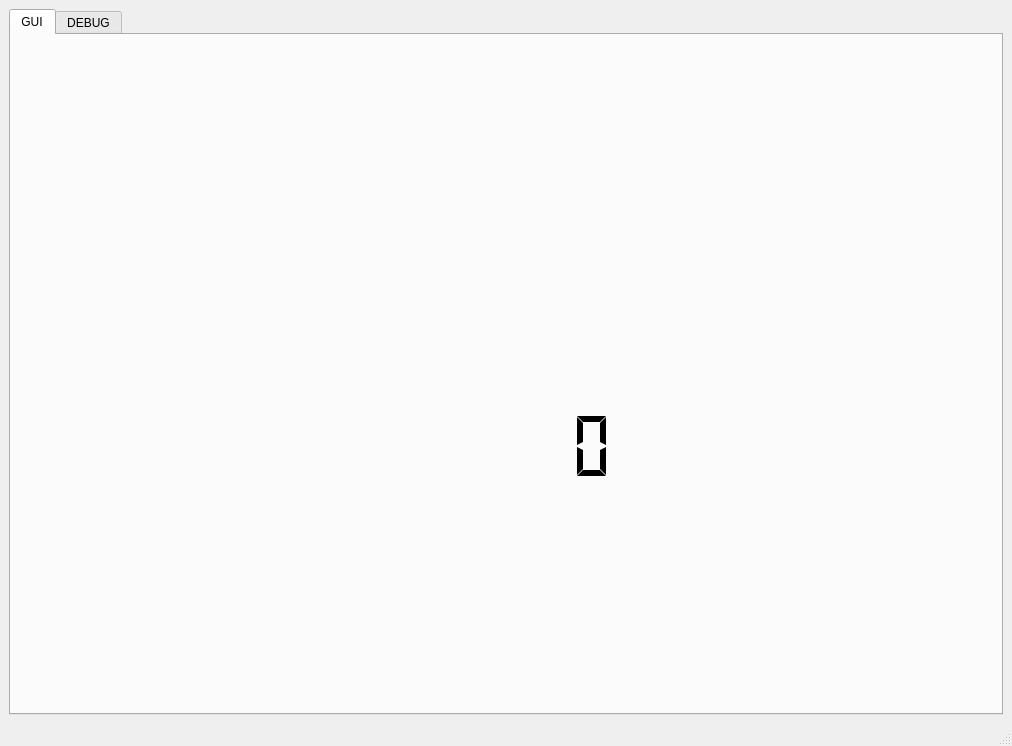
<?xml version="1.0" encoding="UTF-8"?>
<ui version="4.0">
 <class>MainWindow</class>
 <widget class="QMainWindow" name="MainWindow">
  <property name="geometry">
   <rect>
    <x>0</x>
    <y>0</y>
    <width>1012</width>
    <height>746</height>
   </rect>
  </property>
  <property name="sizePolicy">
   <sizepolicy hsizetype="Preferred" vsizetype="Preferred">
    <horstretch>0</horstretch>
    <verstretch>0</verstretch>
   </sizepolicy>
  </property>
  <property name="windowTitle">
   <string>MainWindow</string>
  </property>
  <property name="toolButtonStyle">
   <enum>Qt::ToolButtonIconOnly</enum>
  </property>
  <property name="dockOptions">
   <set>QMainWindow::AllowTabbedDocks|QMainWindow::AnimatedDocks</set>
  </property>
  <widget class="QWidget" name="centralwidget">
   <property name="sizePolicy">
    <sizepolicy hsizetype="Expanding" vsizetype="Expanding">
     <horstretch>0</horstretch>
     <verstretch>0</verstretch>
    </sizepolicy>
   </property>
   <layout class="QGridLayout" name="gridLayout_4" rowstretch="0" columnstretch="0">
    <item row="0" column="0">
     <widget class="QTabWidget" name="tabWidget">
      <property name="currentIndex">
       <number>0</number>
      </property>
      <widget class="QWidget" name="gui_tab">
       <attribute name="title">
        <string>GUI</string>
       </attribute>
       <layout class="QGridLayout" name="gridLayout_5">
        <item row="0" column="0">
         <widget class="QStackedWidget" name="stackedWidget">
          <property name="styleSheet">
           <string notr="true"/>
          </property>
          <property name="currentIndex">
           <number>6</number>
          </property>
          <widget class="QWidget" name="page">
           <property name="autoFillBackground">
            <bool>false</bool>
           </property>
           <property name="styleSheet">
            <string notr="true">QWidget#page{border-image: url(:/layer/source/1.jpg);}</string>
           </property>
          </widget>
          <widget class="QWidget" name="page_2">
           <property name="styleSheet">
            <string notr="true">QWidget#page_2{border-image: url(:/layer/source/2.jpg);}</string>
           </property>
           <layout class="QGridLayout" name="gridLayout_8" rowstretch="3,3,32" columnstretch="17,12,76,12,11">
            <property name="leftMargin">
             <number>0</number>
            </property>
            <property name="topMargin">
             <number>0</number>
            </property>
            <property name="rightMargin">
             <number>0</number>
            </property>
            <property name="bottomMargin">
             <number>0</number>
            </property>
            <property name="spacing">
             <number>0</number>
            </property>
            <item row="0" column="1">
             <spacer name="verticalSpacer_5">
              <property name="orientation">
               <enum>Qt::Vertical</enum>
              </property>
              <property name="sizeHint" stdset="0">
               <size>
                <width>20</width>
                <height>48</height>
               </size>
              </property>
             </spacer>
            </item>
            <item row="0" column="3">
             <spacer name="verticalSpacer_7">
              <property name="orientation">
               <enum>Qt::Vertical</enum>
              </property>
              <property name="sizeHint" stdset="0">
               <size>
                <width>20</width>
                <height>48</height>
               </size>
              </property>
             </spacer>
            </item>
            <item row="1" column="0">
             <spacer name="horizontalSpacer_5">
              <property name="orientation">
               <enum>Qt::Horizontal</enum>
              </property>
              <property name="sizeHint" stdset="0">
               <size>
                <width>104</width>
                <height>20</height>
               </size>
              </property>
             </spacer>
            </item>
            <item row="1" column="1">
             <widget class="QLCDNumber" name="lcdNumber_1">
              <property name="sizePolicy">
               <sizepolicy hsizetype="Expanding" vsizetype="Expanding">
                <horstretch>0</horstretch>
                <verstretch>0</verstretch>
               </sizepolicy>
              </property>
              <property name="frameShape">
               <enum>QFrame::NoFrame</enum>
              </property>
              <property name="segmentStyle">
               <enum>QLCDNumber::Flat</enum>
              </property>
             </widget>
            </item>
            <item row="1" column="2">
             <spacer name="horizontalSpacer_6">
              <property name="orientation">
               <enum>Qt::Horizontal</enum>
              </property>
              <property name="sizeHint" stdset="0">
               <size>
                <width>476</width>
                <height>20</height>
               </size>
              </property>
             </spacer>
            </item>
            <item row="1" column="3">
             <widget class="QLCDNumber" name="lcdNumber_2">
              <property name="sizePolicy">
               <sizepolicy hsizetype="Preferred" vsizetype="Preferred">
                <horstretch>0</horstretch>
                <verstretch>0</verstretch>
               </sizepolicy>
              </property>
              <property name="frameShape">
               <enum>QFrame::NoFrame</enum>
              </property>
              <property name="segmentStyle">
               <enum>QLCDNumber::Flat</enum>
              </property>
             </widget>
            </item>
            <item row="1" column="4">
             <spacer name="horizontalSpacer_7">
              <property name="orientation">
               <enum>Qt::Horizontal</enum>
              </property>
              <property name="sizeHint" stdset="0">
               <size>
                <width>66</width>
                <height>20</height>
               </size>
              </property>
             </spacer>
            </item>
            <item row="2" column="1">
             <spacer name="verticalSpacer_6">
              <property name="orientation">
               <enum>Qt::Vertical</enum>
              </property>
              <property name="sizeHint" stdset="0">
               <size>
                <width>20</width>
                <height>541</height>
               </size>
              </property>
             </spacer>
            </item>
            <item row="2" column="3">
             <spacer name="verticalSpacer_8">
              <property name="orientation">
               <enum>Qt::Vertical</enum>
              </property>
              <property name="sizeHint" stdset="0">
               <size>
                <width>20</width>
                <height>541</height>
               </size>
              </property>
             </spacer>
            </item>
           </layout>
          </widget>
          <widget class="QWidget" name="page_3">
           <property name="styleSheet">
            <string notr="true">QWidget#page_3{border-image: url(:/layer/source/3.jpg);}</string>
           </property>
          </widget>
          <widget class="QWidget" name="page_4">
           <property name="styleSheet">
            <string notr="true">QWidget#page_4{border-image: url(:/layer/source/4.jpg);}</string>
           </property>
          </widget>
          <widget class="QWidget" name="page_5">
           <property name="styleSheet">
            <string notr="true">QWidget#page_5{border-image: url(:/layer/source/5.jpg);}</string>
           </property>
           <layout class="QGridLayout" name="gridLayout_6" rowstretch="16,3,8" columnstretch="32,10,40">
            <property name="leftMargin">
             <number>0</number>
            </property>
            <property name="topMargin">
             <number>0</number>
            </property>
            <property name="rightMargin">
             <number>0</number>
            </property>
            <property name="bottomMargin">
             <number>0</number>
            </property>
            <property name="spacing">
             <number>0</number>
            </property>
            <item row="0" column="1">
             <spacer name="verticalSpacer">
              <property name="orientation">
               <enum>Qt::Vertical</enum>
              </property>
              <property name="sizeHint" stdset="0">
               <size>
                <width>20</width>
                <height>315</height>
               </size>
              </property>
             </spacer>
            </item>
            <item row="1" column="0">
             <spacer name="horizontalSpacer">
              <property name="orientation">
               <enum>Qt::Horizontal</enum>
              </property>
              <property name="sizeHint" stdset="0">
               <size>
                <width>265</width>
                <height>20</height>
               </size>
              </property>
             </spacer>
            </item>
            <item row="1" column="2">
             <spacer name="horizontalSpacer_2">
              <property name="orientation">
               <enum>Qt::Horizontal</enum>
              </property>
              <property name="sizeHint" stdset="0">
               <size>
                <width>332</width>
                <height>20</height>
               </size>
              </property>
             </spacer>
            </item>
            <item row="2" column="1">
             <spacer name="verticalSpacer_2">
              <property name="orientation">
               <enum>Qt::Vertical</enum>
              </property>
              <property name="sizeHint" stdset="0">
               <size>
                <width>20</width>
                <height>156</height>
               </size>
              </property>
             </spacer>
            </item>
            <item row="1" column="1">
             <widget class="QLCDNumber" name="lcdNumber_3">
              <property name="sizePolicy">
               <sizepolicy hsizetype="Preferred" vsizetype="Preferred">
                <horstretch>0</horstretch>
                <verstretch>0</verstretch>
               </sizepolicy>
              </property>
              <property name="frameShape">
               <enum>QFrame::NoFrame</enum>
              </property>
              <property name="segmentStyle">
               <enum>QLCDNumber::Flat</enum>
              </property>
             </widget>
            </item>
           </layout>
          </widget>
          <widget class="QWidget" name="page_6">
           <property name="styleSheet">
            <string notr="true">QWidget#page_6{border-image: url(:/layer/source/6.jpg);}</string>
           </property>
          </widget>
          <widget class="QWidget" name="page_7">
           <property name="styleSheet">
            <string notr="true">QWidget#page_7{border-image: url(:/layer/source/7.jpg);}</string>
           </property>
           <layout class="QGridLayout" name="gridLayout_7" rowstretch="13,3,8" columnstretch="41,20,39">
            <property name="rightMargin">
             <number>0</number>
            </property>
            <property name="bottomMargin">
             <number>0</number>
            </property>
            <property name="spacing">
             <number>0</number>
            </property>
            <item row="0" column="1">
             <spacer name="verticalSpacer_3">
              <property name="orientation">
               <enum>Qt::Vertical</enum>
              </property>
              <property name="sizeHint" stdset="0">
               <size>
                <width>20</width>
                <height>349</height>
               </size>
              </property>
             </spacer>
            </item>
            <item row="1" column="0">
             <spacer name="horizontalSpacer_3">
              <property name="orientation">
               <enum>Qt::Horizontal</enum>
              </property>
              <property name="sizeHint" stdset="0">
               <size>
                <width>392</width>
                <height>20</height>
               </size>
              </property>
             </spacer>
            </item>
            <item row="1" column="1">
             <widget class="QLCDNumber" name="lcdNumber_4">
              <property name="frameShape">
               <enum>QFrame::NoFrame</enum>
              </property>
              <property name="segmentStyle">
               <enum>QLCDNumber::Flat</enum>
              </property>
             </widget>
            </item>
            <item row="1" column="2">
             <spacer name="horizontalSpacer_4">
              <property name="orientation">
               <enum>Qt::Horizontal</enum>
              </property>
              <property name="sizeHint" stdset="0">
               <size>
                <width>373</width>
                <height>20</height>
               </size>
              </property>
             </spacer>
            </item>
            <item row="2" column="1">
             <spacer name="verticalSpacer_4">
              <property name="orientation">
               <enum>Qt::Vertical</enum>
              </property>
              <property name="sizeHint" stdset="0">
               <size>
                <width>20</width>
                <height>214</height>
               </size>
              </property>
             </spacer>
            </item>
           </layout>
          </widget>
          <widget class="QWidget" name="page_8">
           <property name="styleSheet">
            <string notr="true">QWidget#page_8{border-image: url(:/layer/source/8.jpg);}</string>
           </property>
          </widget>
         </widget>
        </item>
       </layout>
      </widget>
      <widget class="QWidget" name="back_tab">
       <property name="maximumSize">
        <size>
         <width>840</width>
         <height>500</height>
        </size>
       </property>
       <attribute name="title">
        <string>DEBUG</string>
       </attribute>
       <layout class="QGridLayout" name="gridLayout" columnstretch="1,5">
        <item row="0" column="0">
         <layout class="QGridLayout" name="gridLayout_2" rowstretch="1,1,1,1,1,1,1,1" columnstretch="1,2">
          <property name="sizeConstraint">
           <enum>QLayout::SetDefaultConstraint</enum>
          </property>
          <property name="verticalSpacing">
           <number>6</number>
          </property>
          <item row="0" column="0">
           <widget class="QLabel" name="title_2">
            <property name="text">
             <string>&lt;html&gt;&lt;head/&gt;&lt;body&gt;&lt;p align=&quot;center&quot;&gt;&lt;span style=&quot; font-weight:600;&quot;&gt;Entrance&lt;/span&gt;&lt;/p&gt;&lt;/body&gt;&lt;/html&gt;</string>
            </property>
           </widget>
          </item>
          <item row="0" column="1">
           <widget class="QComboBox" name="serial_port">
            <property name="sizePolicy">
             <sizepolicy hsizetype="Preferred" vsizetype="Preferred">
              <horstretch>0</horstretch>
              <verstretch>0</verstretch>
             </sizepolicy>
            </property>
            <item>
             <property name="text">
              <string>/dev/ttyTHS1</string>
             </property>
            </item>
           </widget>
          </item>
          <item row="5" column="0">
           <widget class="QLabel" name="title_6">
            <property name="text">
             <string>&lt;html&gt;&lt;head/&gt;&lt;body&gt;&lt;p align=&quot;center&quot;&gt;&lt;span style=&quot; font-weight:600;&quot;&gt;Stop Bit&lt;/span&gt;&lt;/p&gt;&lt;/body&gt;&lt;/html&gt;</string>
            </property>
           </widget>
          </item>
          <item row="6" column="0">
           <widget class="QPushButton" name="connect_click">
            <property name="sizePolicy">
             <sizepolicy hsizetype="Minimum" vsizetype="Expanding">
              <horstretch>0</horstretch>
              <verstretch>0</verstretch>
             </sizepolicy>
            </property>
            <property name="text">
             <string>Connect</string>
            </property>
           </widget>
          </item>
          <item row="6" column="1">
           <widget class="QLabel" name="waitinglabel">
            <property name="text">
             <string>&lt;html&gt;&lt;head/&gt;&lt;body&gt;&lt;p align=&quot;center&quot;&gt;&lt;span style=&quot; font-weight:600;&quot;&gt;Not Connected&lt;/span&gt;&lt;/p&gt;&lt;/body&gt;&lt;/html&gt;</string>
            </property>
           </widget>
          </item>
          <item row="2" column="1">
           <widget class="QComboBox" name="baud_rate">
            <property name="sizePolicy">
             <sizepolicy hsizetype="Preferred" vsizetype="Expanding">
              <horstretch>0</horstretch>
              <verstretch>0</verstretch>
             </sizepolicy>
            </property>
            <property name="currentIndex">
             <number>1</number>
            </property>
            <item>
             <property name="text">
              <string>4800</string>
             </property>
            </item>
            <item>
             <property name="text">
              <string>9600</string>
             </property>
            </item>
            <item>
             <property name="text">
              <string>14400</string>
             </property>
            </item>
            <item>
             <property name="text">
              <string>19200</string>
             </property>
            </item>
            <item>
             <property name="text">
              <string>38400</string>
             </property>
            </item>
            <item>
             <property name="text">
              <string>56000</string>
             </property>
            </item>
            <item>
             <property name="text">
              <string>57600</string>
             </property>
            </item>
            <item>
             <property name="text">
              <string>115200</string>
             </property>
            </item>
           </widget>
          </item>
          <item row="3" column="1">
           <widget class="QComboBox" name="data_bit">
            <property name="sizePolicy">
             <sizepolicy hsizetype="Preferred" vsizetype="Expanding">
              <horstretch>0</horstretch>
              <verstretch>0</verstretch>
             </sizepolicy>
            </property>
            <property name="currentText">
             <string>8</string>
            </property>
            <property name="currentIndex">
             <number>3</number>
            </property>
            <item>
             <property name="text">
              <string>5</string>
             </property>
            </item>
            <item>
             <property name="text">
              <string>6</string>
             </property>
            </item>
            <item>
             <property name="text">
              <string>7</string>
             </property>
            </item>
            <item>
             <property name="text">
              <string>8</string>
             </property>
            </item>
           </widget>
          </item>
          <item row="7" column="0">
           <widget class="QPushButton" name="disconnect_click">
            <property name="sizePolicy">
             <sizepolicy hsizetype="Minimum" vsizetype="Expanding">
              <horstretch>0</horstretch>
              <verstretch>0</verstretch>
             </sizepolicy>
            </property>
            <property name="text">
             <string>Disconnect</string>
            </property>
           </widget>
          </item>
          <item row="5" column="1">
           <widget class="QComboBox" name="stop_bit">
            <property name="sizePolicy">
             <sizepolicy hsizetype="Preferred" vsizetype="Expanding">
              <horstretch>0</horstretch>
              <verstretch>0</verstretch>
             </sizepolicy>
            </property>
            <item>
             <property name="text">
              <string>1</string>
             </property>
            </item>
            <item>
             <property name="text">
              <string>1.5</string>
             </property>
            </item>
            <item>
             <property name="text">
              <string>2</string>
             </property>
            </item>
           </widget>
          </item>
          <item row="3" column="0">
           <widget class="QLabel" name="title_4">
            <property name="text">
             <string>&lt;html&gt;&lt;head/&gt;&lt;body&gt;&lt;p align=&quot;center&quot;&gt;&lt;span style=&quot; font-weight:600;&quot;&gt;Data Bit&lt;/span&gt;&lt;/p&gt;&lt;/body&gt;&lt;/html&gt;</string>
            </property>
           </widget>
          </item>
          <item row="2" column="0">
           <widget class="QLabel" name="title_3">
            <property name="text">
             <string>&lt;html&gt;&lt;head/&gt;&lt;body&gt;&lt;p align=&quot;center&quot;&gt;&lt;span style=&quot; font-weight:600;&quot;&gt;Baud Rate&lt;/span&gt;&lt;/p&gt;&lt;/body&gt;&lt;/html&gt;</string>
            </property>
           </widget>
          </item>
          <item row="4" column="1">
           <widget class="QComboBox" name="parity">
            <property name="sizePolicy">
             <sizepolicy hsizetype="Preferred" vsizetype="Expanding">
              <horstretch>0</horstretch>
              <verstretch>0</verstretch>
             </sizepolicy>
            </property>
            <item>
             <property name="text">
              <string>N</string>
             </property>
            </item>
            <item>
             <property name="text">
              <string>E</string>
             </property>
            </item>
            <item>
             <property name="text">
              <string>O</string>
             </property>
            </item>
           </widget>
          </item>
          <item row="4" column="0">
           <widget class="QLabel" name="title_5">
            <property name="text">
             <string>&lt;html&gt;&lt;head/&gt;&lt;body&gt;&lt;p align=&quot;center&quot;&gt;&lt;span style=&quot; font-weight:600;&quot;&gt;Parity&lt;/span&gt;&lt;/p&gt;&lt;/body&gt;&lt;/html&gt;</string>
            </property>
           </widget>
          </item>
          <item row="1" column="0">
           <widget class="QLabel" name="label">
            <property name="text">
             <string>&lt;html&gt;&lt;head/&gt;&lt;body&gt;&lt;p align=&quot;center&quot;&gt;&lt;span style=&quot; font-weight:600;&quot;&gt;485Module&lt;/span&gt;&lt;/p&gt;&lt;/body&gt;&lt;/html&gt;</string>
            </property>
           </widget>
          </item>
          <item row="1" column="1">
           <widget class="QComboBox" name="modbus_port">
            <property name="sizePolicy">
             <sizepolicy hsizetype="Preferred" vsizetype="Preferred">
              <horstretch>0</horstretch>
              <verstretch>0</verstretch>
             </sizepolicy>
            </property>
            <item>
             <property name="text">
              <string>/dev/ttyS0</string>
             </property>
            </item>
           </widget>
          </item>
         </layout>
        </item>
        <item row="0" column="1">
         <layout class="QGridLayout" name="gridLayout_3" rowstretch="1,1,200,1" columnstretch="1,50">
          <property name="sizeConstraint">
           <enum>QLayout::SetDefaultConstraint</enum>
          </property>
          <item row="1" column="0">
           <widget class="QLabel" name="IO_label_3">
            <property name="text">
             <string>&lt;html&gt;&lt;head/&gt;&lt;body&gt;&lt;p align=&quot;center&quot;&gt;&lt;span style=&quot; font-weight:600;&quot;&gt;IO_OUT&lt;/span&gt;&lt;/p&gt;&lt;/body&gt;&lt;/html&gt;</string>
            </property>
           </widget>
          </item>
          <item row="3" column="0">
           <widget class="QPushButton" name="pushButton">
            <property name="sizePolicy">
             <sizepolicy hsizetype="Preferred" vsizetype="Preferred">
              <horstretch>0</horstretch>
              <verstretch>0</verstretch>
             </sizepolicy>
            </property>
            <property name="text">
             <string>Clean</string>
            </property>
           </widget>
          </item>
          <item row="2" column="0" colspan="2">
           <widget class="QTextEdit" name="serial_message">
            <property name="sizePolicy">
             <sizepolicy hsizetype="Minimum" vsizetype="Minimum">
              <horstretch>0</horstretch>
              <verstretch>0</verstretch>
             </sizepolicy>
            </property>
            <property name="minimumSize">
             <size>
              <width>420</width>
              <height>150</height>
             </size>
            </property>
            <property name="readOnly">
             <bool>true</bool>
            </property>
           </widget>
          </item>
          <item row="0" column="0">
           <widget class="QLabel" name="IO_label_2">
            <property name="text">
             <string>&lt;html&gt;&lt;head/&gt;&lt;body&gt;&lt;p align=&quot;center&quot;&gt;&lt;span style=&quot; font-weight:600;&quot;&gt;IO_IN&lt;/span&gt;&lt;/p&gt;&lt;/body&gt;&lt;/html&gt;</string>
            </property>
           </widget>
          </item>
          <item row="0" column="1" rowspan="2">
           <widget class="QWidget" name="led_widget" native="true">
            <property name="sizePolicy">
             <sizepolicy hsizetype="Minimum" vsizetype="Minimum">
              <horstretch>0</horstretch>
              <verstretch>0</verstretch>
             </sizepolicy>
            </property>
            <property name="minimumSize">
             <size>
              <width>360</width>
              <height>60</height>
             </size>
            </property>
            <property name="maximumSize">
             <size>
              <width>16777215</width>
              <height>120</height>
             </size>
            </property>
           </widget>
          </item>
         </layout>
        </item>
       </layout>
      </widget>
     </widget>
    </item>
   </layout>
  </widget>
  <widget class="QStatusBar" name="statusbar"/>
 </widget>
 <resources>
  <include location="gui_source.qrc"/>
 </resources>
 <connections>
  <connection>
   <sender>connect_click</sender>
   <signal>clicked()</signal>
   <receiver>MainWindow</receiver>
   <slot>serial_connect()</slot>
   <hints>
    <hint type="sourcelabel">
     <x>79</x>
     <y>442</y>
    </hint>
    <hint type="destinationlabel">
     <x>59</x>
     <y>592</y>
    </hint>
   </hints>
  </connection>
  <connection>
   <sender>disconnect_click</sender>
   <signal>clicked()</signal>
   <receiver>MainWindow</receiver>
   <slot>serial_disconnect()</slot>
   <hints>
    <hint type="sourcelabel">
     <x>62</x>
     <y>508</y>
    </hint>
    <hint type="destinationlabel">
     <x>120</x>
     <y>591</y>
    </hint>
   </hints>
  </connection>
 </connections>
 <slots>
  <slot>serial_connect()</slot>
  <slot>serial_disconnect()</slot>
  <slot>io_read_click_callback()</slot>
  <slot>io_write_click_callback()</slot>
  <slot>analog_read_click_callback()</slot>
  <slot>analog_write_click_callback()</slot>
  <slot>clean_log()</slot>
 </slots>
</ui>
